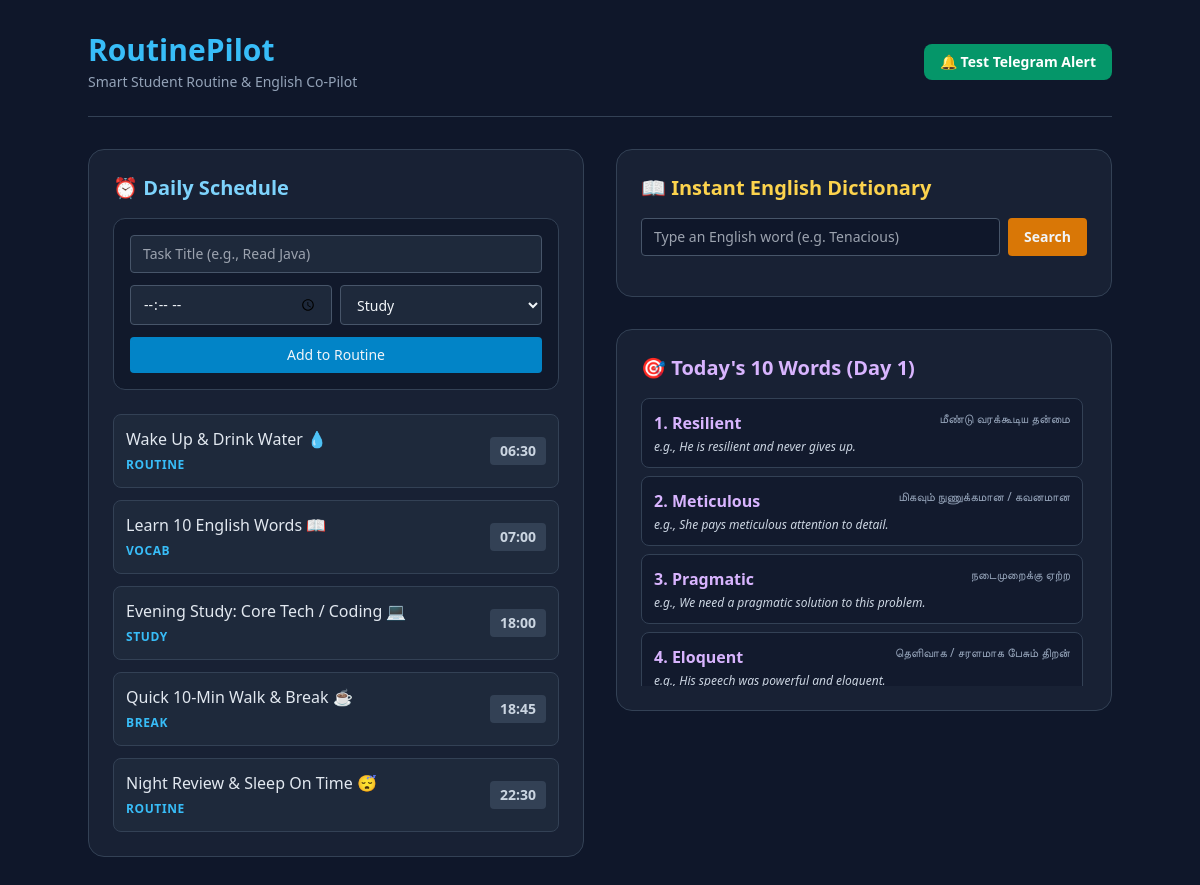
Before: / with the older database file.
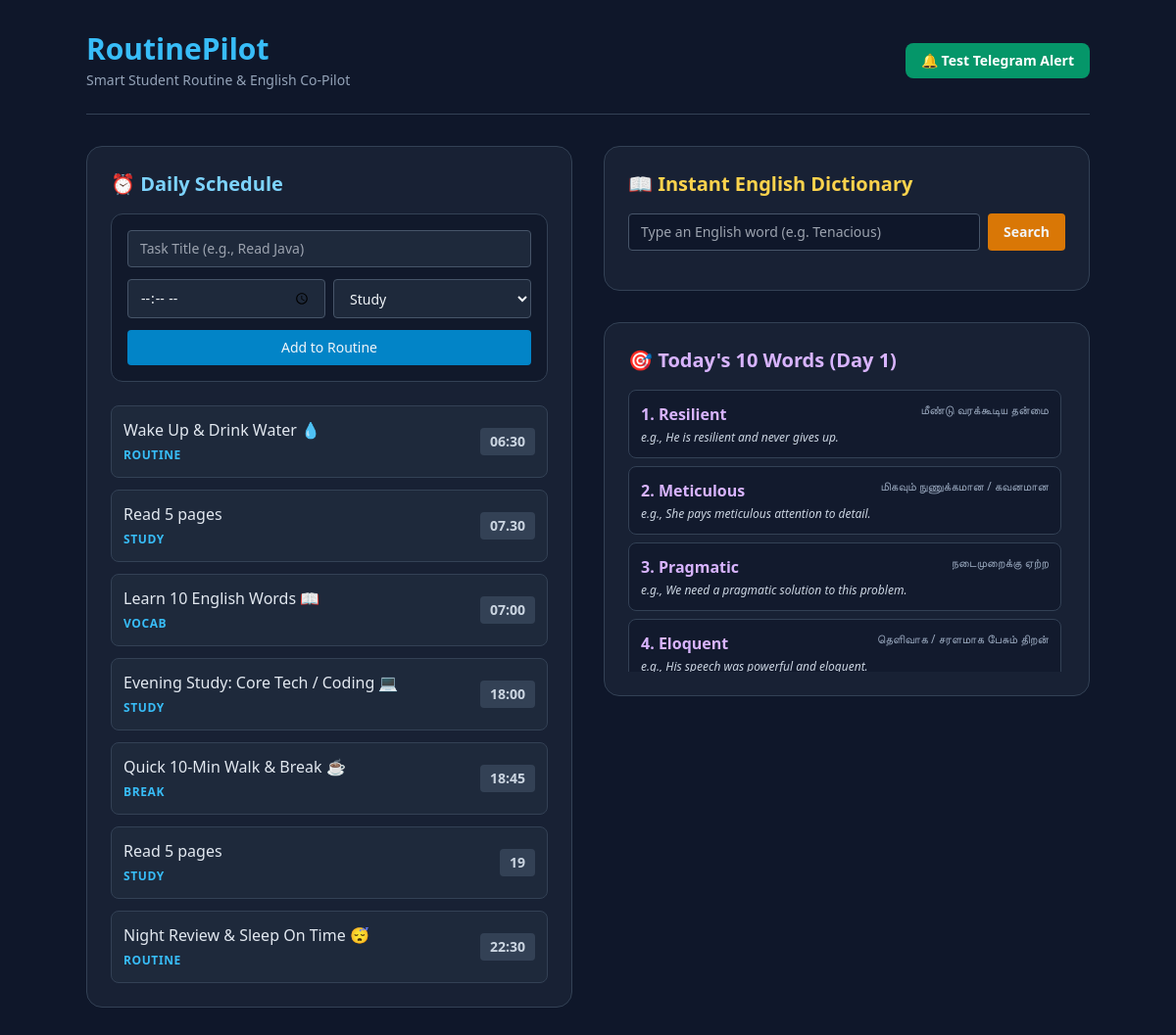
After: the same page with the newer database file.
### models.py (models this page shows)
class RoutineTask(Base):
    __tablename__ = "routine_tasks"
    id = Column(Integer, primary_key=True, index=True)
    title = Column(String, nullable=False)             # e.g., "Learn 10 Vocab", "Study Python"
    task_type = Column(String, nullable=False)         # study, break, vocab, routine
    alert_time = Column(String, nullable=False)        # Format: "HH:MM" (e.g., "07:00")
    is_completed = Column(Boolean, default=False)

class Vocabulary(Base):
    __tablename__ = "vocabulary"
    id = Column(Integer, primary_key=True, index=True)
    word = Column(String, nullable=False)
    tamil_meaning = Column(String, nullable=False)
    example = Column(String, nullable=False)
    day_number = Column(Integer, default=1)            # Day 1, Day 2...

### main.py (the view)
@app.get("/", response_class=HTMLResponse)
def read_dashboard(request: Request):
    db = SessionLocal()
    tasks = db.query(RoutineTask).order_by(RoutineTask.alert_time).all()
    vocab_words = get_daily_vocab(day=1)
    db.close()
    return templates.TemplateResponse(
        request=request,
        name="index.html",
        context={
            "tasks": tasks,
            "vocab_words": vocab_words,
            "dict_result": None
        }
    )

### templates/index.html (shortened to what this page needs)
<!DOCTYPE html>
<html lang="en">
<head>
  <script src="https://cdn.tailwindcss.com"></script>
</head>
<body class="bg-slate-900 text-slate-100 min-h-screen p-4 md:p-8">
  <div class="max-w-5xl mx-auto">
    <header class="flex flex-col md:flex-row md:items-center justify-between pb-6 border-b border-slate-700 mb-8 gap-4">
      <div>
        <h1 class="text-3xl font-bold text-sky-400">RoutinePilot</h1>
        <p class="text-slate-400 text-sm mt-1">Smart Student Routine & English Co-Pilot</p>
      </div>
      <form action="/test-alert" method="post">
        <button type="submit" class="bg-emerald-600 hover:bg-emerald-500 text-white px-4 py-2 rounded-lg text-sm font-semibold transition">
          🔔 Test Telegram Alert
        </button>
      </form>
    </header>
    <div class="grid grid-cols-1 md:grid-cols-2 gap-8">
      <section class="bg-slate-800/60 p-6 rounded-2xl border border-slate-700">
        <h2 class="text-xl font-semibold mb-4 text-sky-300">⏰ Daily Schedule</h2>
        <form action="/add-task" method="post" class="mb-6 space-y-3 bg-slate-900/80 p-4 rounded-xl border border-slate-700">
          <input type="text" name="title" placeholder="Task Title (e.g., Read Java)" required class="w-full bg-slate-800 border border-slate-600 rounded px-3 py-2 text-sm focus:outline-none focus:border-sky-400"/>
          <div class="flex gap-2">
            <input type="time" name="alert_time" required class="bg-slate-800 border border-slate-600 rounded px-3 py-2 text-sm w-1/2 focus:outline-none focus:border-sky-400"/>
            <select name="task_type" class="bg-slate-800 border border-slate-600 rounded px-3 py-2 text-sm w-1/2 focus:outline-none focus:border-sky-400">
              <option value="study">Study</option>
            </select>
          </div>
          <button type="submit" class="w-full bg-sky-600 hover:bg-sky-500 py-2 rounded text-sm font-medium transition">Add to Routine</button>
        </form>
        <div class="space-y-3">
          {% for task in tasks %}
          <div class="flex items-center justify-between p-3 rounded-lg bg-slate-800 border border-slate-700">
            <div>
              <p class="font-medium text-slate-200">{{ task.title }}</p>
              <span class="text-xs uppercase tracking-wider text-sky-400 font-semibold">{{ task.task_type }}</span>
            </div>
            <span class="text-sm font-bold bg-slate-700 px-2.5 py-1 rounded text-slate-300">{{ task.alert_time }}</span>
          </div>
          {% endfor %}
        </div>
      </section>
      <section class="space-y-8">
        <div class="bg-slate-800/60 p-6 rounded-2xl border border-slate-700">
          <h2 class="text-xl font-semibold mb-4 text-amber-300">📖 Instant English Dictionary</h2>
          <form action="/search-word" method="post" class="flex gap-2 mb-4">
            <input type="text" name="word" placeholder="Type an English word (e.g. Tenacious)" required class="flex-grow bg-slate-900 border border-slate-600 rounded px-3 py-2 text-sm focus:outline-none focus:border-amber-400"/>
            <button type="submit" class="bg-amber-600 hover:bg-amber-500 px-4 py-2 rounded text-sm font-semibold transition">Search</button>
          </form>
        </div>
        <div class="bg-slate-800/60 p-6 rounded-2xl border border-slate-700">
          <h2 class="text-xl font-semibold mb-4 text-purple-300">🎯 Today's 10 Words (Day 1)</h2>
          <div class="max-h-72 overflow-y-auto space-y-2 pr-1">
            {% for v in vocab_words %}
            <div class="p-3 bg-slate-900/60 rounded-lg border border-slate-700">
              <div class="flex justify-between">
                <span class="font-bold text-purple-300">{{ loop.index }}. {{ v.word }}</span>
                <span class="text-xs text-slate-400 font-medium">{{ v.tamil_meaning }}</span>
              </div>
              <p class="text-xs text-slate-300 mt-1 italic">e.g., {{ v.example }}</p>
            </div>
            {% endfor %}
          </div>
        </div>
      </section>
    </div>
  </div>
</body>
</html>

Changed rows visible on the page:
added RoutineTask: title "Read 5 pages", task_type "STUDY", alert_time "07.30"
added RoutineTask: title "Read 5 pages", task_type "STUDY", alert_time "19"
